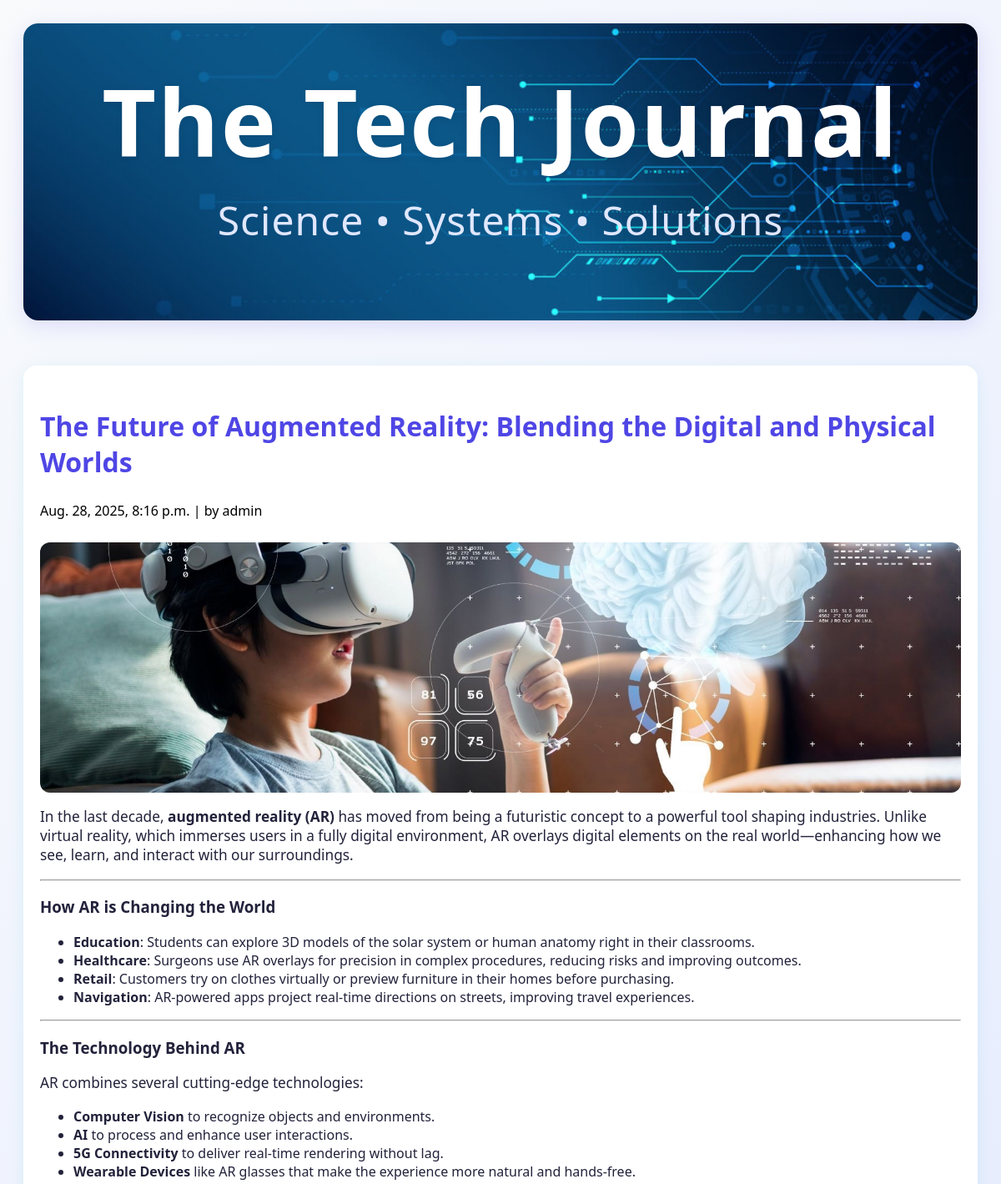
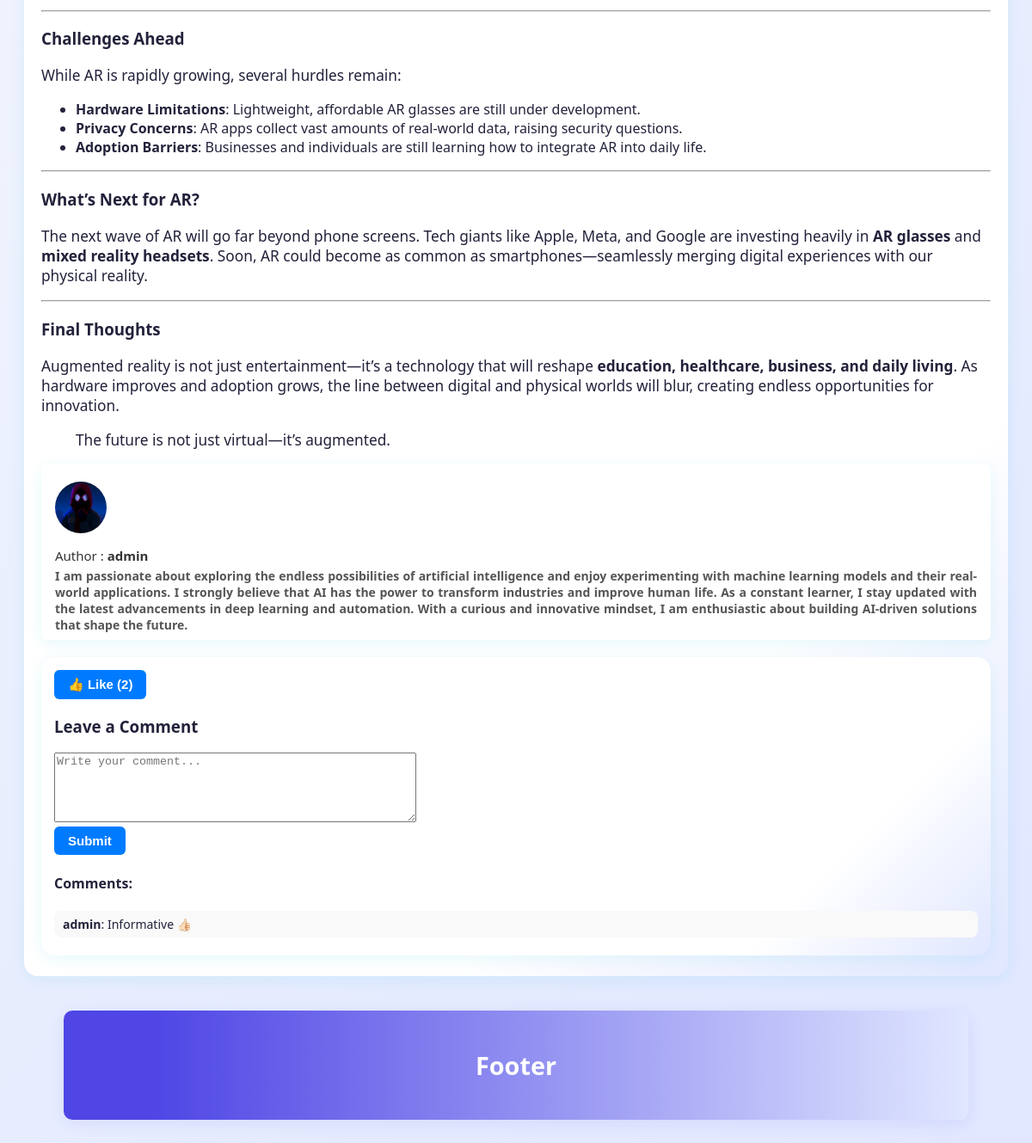
Screenshot of /post/2 with the database file from the repository (2 pictures, top to bottom).
### BlogPost/models.py (models this page shows, shortened)
class Post(models.Model):
    title = models.CharField(max_length=200)
    body = CKEditor5Field('body', config_name="default")
    created_at = models.DateTimeField(default=datetime.now, blank=True)
    updated_at = models.DateTimeField(default=datetime.now, blank=True)
    image = models.ImageField(upload_to='blog_images/', null=True, blank=True)
    author = models.ForeignKey(User, on_delete=models.CASCADE, related_name="posts")
    category = models.ForeignKey('Category', on_delete=models.SET_NULL, null=True, related_name="posts")

class Profile(models.Model):
    user = models.OneToOneField(User, on_delete=models.CASCADE)
    profile_name = models.CharField(max_length=100, blank=True, null=True)
    profile_picture = models.ImageField(upload_to='images/profile', default='default-profile.jpg')
    about = models.TextField(blank=True, null=True)
    cover_photo = models.ImageField(upload_to='images/cover', default='default-cover.jpg')

class Comment(models.Model):
    post = models.ForeignKey(Post, on_delete=models.CASCADE, related_name="comments")
    author = models.ForeignKey(User, on_delete=models.CASCADE)
    body = models.TextField()
    created_at = models.DateTimeField(auto_now_add=True)

### BlogPost/views.py (the view)
# urls.py: path('post/<str:pk>', views.post, name = 'post'),
def post(request, pk):
    posts = Post.objects.get(id=pk)
    return render(request, 'posts.html', {'posts': posts})

### templates/posts.html (shortened to what this page needs)
{% load static %}
<!DOCTYPE html>
<html>
<head>
  <link rel="stylesheet" type="text/css" href="{% static 'style.css' %}">
</head>
<body>
<a href="{% url 'index' %}" style="text-decoration: none; color: inherit;">
<div class="header" style="cursor: pointer;">
  <h1>The Tech Journal</h1>
  <p>Science • Systems • Solutions</p>
</div>
</a>
<div class="row">
  <div class="leftcolumn">
    <div class="card">
        <h2>{{ posts.title }}</h2>
        <h5>{{ posts.created_at }} | by {{ posts.author.username }}</h5>
        {% if posts.image %}
          <img src="{{ posts.image.url }}" alt="{{ posts.title }}" class="blog-img" style="height:300px; width:100%; object-fit:cover; border-radius:12px; margin-bottom:16px;">
        {% endif %}
        <div class="post-body">
            {{ posts.body|safe }}
            <div class="author-btn">
              <a href="{% url 'profile' posts.author.username %}" style="text-decoration: none; color: inherit;">
                <img src="{{ posts.author.profile.profile_picture.url }}"
                    alt="{{ posts.author.username }}" >
                <div class="author-info">
                    <p style="margin: 0 0 4px 0; font-size: 15px; color: #333;">
                        <span style="font-weight: 500;">Author :</span>
                        <span style="font-weight: 700;">{{ posts.author.username }}</span>
                    </p>
                    <p style="margin: 0; font-size: 14px; color: #555; text-align: justify;">
                        {{ posts.author.profile.about|default:"No bio available." }}
                    </p>
                </div>
              </a>
            </div>
            <div class="card" style="margin-top: 20px; padding: 15px;">
              <form method="POST" action="{% url 'like_post' posts.id %}" style="margin-bottom: 10px;">
                <button type="submit" class="btn">
                  👍 Like ({{ posts.likes.count }})
                </button>
              </form>
              <h3>Leave a Comment</h3>
              <form method="POST" action="{% url 'add_comment' posts.id %}">
                <textarea name="body" rows="5" cols="50" placeholder="Write your comment..." required></textarea><br>
                <button type="submit" class="btn">Submit</button>
              </form>
              <div class="comments-section" style="margin-top: 20px;">
                <h4>Comments:</h4>
                {% for comment in posts.comments.all %}
                  <div style="display: flex; justify-content: space-between; align-items: center; gap:10px; margin-bottom: 6px; padding: 6px 10px; background: #f9f9f9; border-radius: 8px;">
                    <span style="font-size: 14px;">
                      <strong>{{ comment.author.username }}</strong>: {{ comment.body }}
                    </span>
                  </div>
                {% empty %}
                  <p style="font-size: 14px; color: gray;">No comments yet.</p>
                {% endfor %}
              </div>
            </div>
        </div>
    </div>
  </div>
</div>
<div class="footer" style="background: linear-gradient(90deg, #4f46e5 10%, #e0e7ff 100%);
            align-items: center;
            width: 92%;
            padding: 20px;
            color: white;
            margin: 40px auto 0 auto;  /* centers the footer */
            text-align: center; /* centers text inside */
            border-radius: 10px;">
  <h2>Footer</h2>
</div>
</body>
</html>

### static/style.css (style rules this page uses)
* { box-sizing: border-box; }
body { font-family: 'Segoe UI', Arial, sans-serif; padding: 20px; background: linear-gradient(135deg, #f8fafc 0%, #e0e7ff 100%); color: #22223b; transition: background 0.5s; }
.header { padding: 40px 20px; font-size: 40px; text-align: center; background:url('image/image01.jpg') center/cover, linear-gradient(90deg, #4f46e5 0%, #06b6d4 100%); color: #fff; border-radius: 18px; box-shadow: 0 6px 24px rgba(79, 70, 229, 0.15); margin-bottom: 30px; animation: fadeInDown 1s; transition: box-shadow 0.3s, transform 0.3s; }
.header h1 { margin: 0; font-size: 2.8em; letter-spacing: 2px; font-weight: 700; text-shadow: 0 2px 8px rgba(0,0,0,0.08); }
.header p { margin-top: 10px; font-size: 1.2em; font-weight: 400; letter-spacing: 1px; color: #e0e7ff; }
.row { display: flex; flex-wrap: nowrap; gap: 32px; align-items: flex-start; width: 100%; max-width: 1200px; margin: 0 auto; }
.leftcolumn { flex: 2 1 0; min-width: 0; animation: fadeInLeft 1s; }
.card { background: linear-gradient(135deg, #fff 80%, #e0e7ff 100%); padding: 24px 20px; margin-top: 24px; border-radius: 16px; box-shadow: 0 4px 18px rgba(6, 182, 212, 0.10); transition: box-shadow 0.3s, transform 0.3s; position: relative; overflow: hidden; }
.card h2 { color: #4f46e5; margin-bottom: 10px; }
.card h2 { font-size: 2em; font-weight: 600; }
.card h5 { font-size: 1em; font-weight: 400; color: #000000; }
.card p { color: #22223b; font-size: 1.08em; }
.blog-img { display: block; width: 100%; height: 200px; object-fit: cover; border-radius: 12px; margin-bottom: 16px; }
.post-body img { max-width: 100%; height: auto; margin: 12px 0; }
.footer { padding: 24px; text-align: center; background: linear-gradient(90deg, #4f46e5 0%, #06b6d4 100%); color: #fff; border-radius: 14px; margin-top: 32px; font-size: 1.2em; box-shadow: 0 4px 18px rgba(79, 70, 229, 0.10); animation: fadeInUp 1s; }

### templates/posts.html (style rules this page uses)
.btn { background-color: #007BFF; color: white; border: none; padding: 8px 16px; font-size: 15px; font-weight: bold; border-radius: 6px; cursor: pointer; transition: 0.3s ease; }
.author-btn { background-color: white; color: black; border: none; padding: 8px 16px; font-size: 15px; font-weight: bold; border-radius: 6px; cursor: pointer; transition: 0.3s ease; box-shadow: 0 4px 18px rgba(6, 182, 212, 0.10); }
.author-btn { display: flex; align-items: flex-start; gap: 10px; }
.author-btn img { width: 60px; height: 60px; border-radius: 50%; object-fit: cover; flex-shrink: 0; }

### rows the page displays
Post: title "The Future of Augmented Reality: Blending the Digital and Physical Worlds", created_at "Aug. 28, 2025, 8:16 p.m.", author.username "admin", image (picture), body "In the last decade, augmented reality (AR) has moved from being a futuristic concept to a powerful tool shaping industries. Unlike virtual reality, which immerses users in a fully digital environment, AR overlays digital elements on the real world—enhancing how we see, learn, and interact with our surroundings. How AR is Changing the World Education : Students can explore 3D models of the solar system or human anatomy right in their classrooms. Healthcare : Surgeons use AR overlays for precision in complex procedures, reducing risks and improving outcomes. Retail : Customers try on clothes virtually or preview furniture in their homes before purchasing. Navigation : AR-powered apps project…", author.profile.profile_picture (picture), author.profile.about "I am passionate about exploring the endless possibilities of artificial intelligence and enjoy experimenting with machine learning models and their real-world applications. I strongly believe that AI has the power to transform industries and improve human life. As a constant learner, I stay updated with the latest advancements in deep learning and automation. With a curious and innovative mindset, I am enthusiastic about building AI-driven solutions that shape the future.", likes.count "2"
Comment: author.username "admin", body "Informative 👍🏻"
